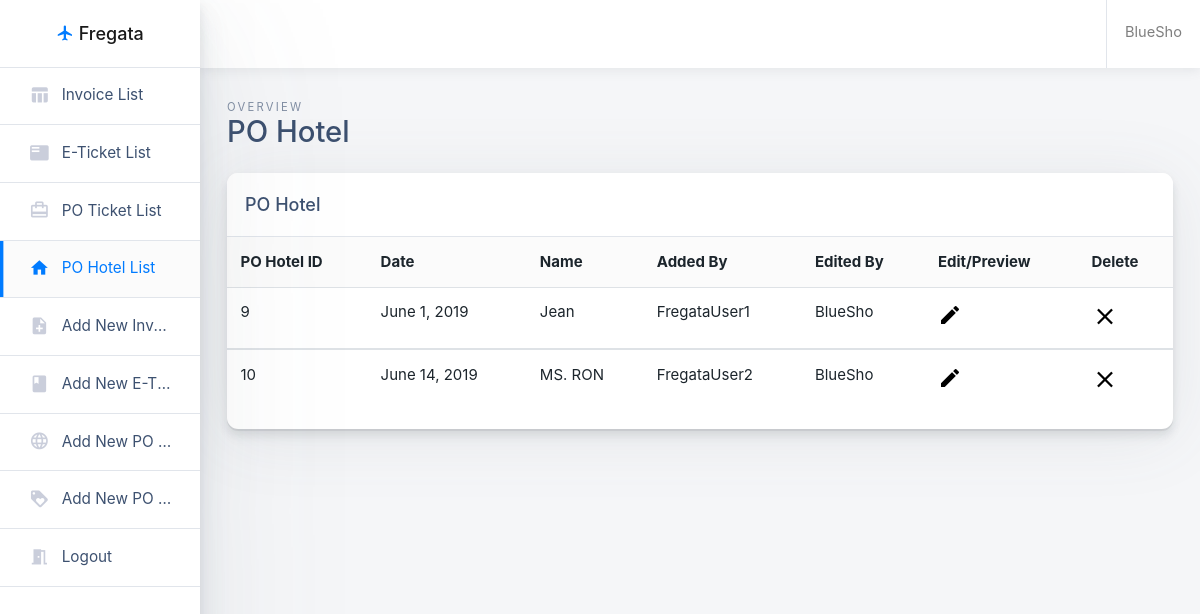
The page /POH.php (signed in) on the database its author committed.
### tables this page shows
CREATE TABLE `tbl_poh` (
  `poh_id` int(11) NOT NULL,
  `poh_date` text NOT NULL,
  `poh_name` text NOT NULL,
  `poh_addedby` varchar(50) NOT NULL,
  `poh_editedby` varchar(50) NOT NULL,
  `poh_html` longtext NOT NULL
);

### POH.php (the view, shortened to what this page needs)
<!doctype html>
<html class="no-js h-100" lang="en">
  <head>
    <link href="https://use.fontawesome.com/releases/v5.0.6/css/all.css" rel="stylesheet">
    <link rel="stylesheet" href="https://maxcdn.bootstrapcdn.com/bootstrap/4.0.0/css/bootstrap.min.css">
    <link rel="stylesheet" id="main-stylesheet" data-version="1.0.0" href="styles/shards-dashboards.1.0.0.min.css">
    <link rel="stylesheet" href="styles/extras.1.0.0.min.css">
    <link rel="stylesheet" href="styles/mainstyle.css">
  </head>
  <body class="h-100">
    <div class="container-fluid">
      <div class="row">
        <aside class="main-sidebar col-12 col-md-3 col-lg-2 px-0">
          <div class="main-navbar">
            <nav class="navbar align-items-stretch navbar-light bg-white flex-md-nowrap border-bottom p-0">
              <a class="navbar-brand w-100 mr-0" href="#" style="line-height: 25px;">
                <div class="d-table m-auto">
                  <i class="material-icons" style="color:#007bff;">
</i>
                  <span class="d-none d-md-inline ml-1">Fregata</span>
                </div>
              </a>
            </nav>
          </div>
          <div class="nav-wrapper">
            <ul class="nav flex-column">
              <li class="nav-item">
                <a class="nav-link" href="tables.php">
                  <i class="material-icons">table_chart</i>
                  <span>Invoice List</span>
                </a>
              </li>
              <li class="nav-item">
                <a class="nav-link" href="tablesTicket.php">
                  <i class="material-icons">featured_play_list</i>
                  <span>E-Ticket List</span>
                </a>
              </li>
							<li class="nav-item">
								<a class="nav-link" href="POT.php">
									<i class="material-icons">card_travel</i>
									<span>PO Ticket List</span>
								</a>
							</li>
							<li class="nav-item">
								<a class="nav-link active" href="POH.php">
									<i class="material-icons">home</i>
									<span>PO Hotel List</span>
								</a>
							</li>
							<li class="nav-item">
								<a class="nav-link " href="PDF.php">
									<i class="material-icons">note_add</i>
									<span>Add New Invoice</span>
								</a>
							</li>
							<li class="nav-item">
								<a class="nav-link" href="PDFTicket.php">
									<i class="material-icons">book</i>
									<span>Add New E-Ticket</span>
								</a>
							</li>
							<li class="nav-item">
								<a class="nav-link " href="PDF_POTicket.php">
									<i class="material-icons">language</i>
									<span>Add New PO Ticket</span>
								</a>
							</li>
							<li class="nav-item">
								<a class="nav-link" href="PDF_POHotel.php">
									<i class="material-icons">loyalty</i>
									<span>Add New PO Hotel</span>
								</a>
							</li>
							<li class="nav-item">
								<a class="nav-link " href="logout.php">
									<i class="material-icons">meeting_room</i>
									<span>Logout</span>
								</a>
							</li>
            </ul>
          </div>
        </aside>
        <main class="main-content col-lg-10 col-md-9 col-sm-12 p-0 offset-lg-2 offset-md-3">
          <div class="main-navbar sticky-top bg-white">
            <nav class="navbar align-items-stretch navbar-light flex-md-nowrap p-0">
              <form action="#" class="main-navbar__search w-100 d-none d-md-flex d-lg-flex">
                <div class="input-group input-group-seamless ml-3">
                  <div class="input-group-prepend">
                    <div class="input-group-text">
                    </div>
                  </div>
                   </div>
              </form>
              <ul class="navbar-nav border-left flex-row ">
                <li class="nav-item dropdown">
                  <a class="nav-link  text-nowrap px-3" data-toggle="dropdown" href="#" role="button" aria-haspopup="true" aria-expanded="false">
                    <span class="d-none d-md-inline-block"><?php echo $_SESSION['user']; ?></span>
                  </a>
                </li>
              </ul>
            </nav>
          </div>
          <div class="main-content-container container-fluid px-4">
            <div class="page-header row no-gutters py-4">
              <div class="col-12 col-sm-4 text-center text-sm-left mb-0">
                <span class="text-uppercase page-subtitle">Overview</span>
                <h3 class="page-title">PO Hotel</h3>
              </div>
            </div>
            <div class="row">
              <div class="col">
                <div class="card card-small mb-4">
                  <div class="card-header border-bottom">
                    <h6 class="m-0">PO Hotel</h6>
                  </div>
                  <div class="card-body p-0 pb-3 text-center">
                    <table class="table mb-0">
                      <thead class="bg-light">
                        <tr>
                          <th scope="col" class="border-0">PO Hotel ID</th>
                          <th scope="col" class="border-0">Date</th>
                          <th scope="col" class="border-0">Name</th>
													<th scope="col" class="border-0">Added By</th>
													<th scope="col" class="border-0">Edited By</th>
                          <th scope="col" class="border-0">Edit/Preview</th>
                          <th id = "clearTD" scope="col" class="border-0">Delete</th>
                        </tr>
                      </thead>
                      <?php
                      include "connection.php";
                      $sql = "SELECT * FROM tbl_poh";
                      $result = $conn ->query($sql);
                      while($row = $result->fetch_assoc()){
                      ?>
                      <tbody>
                        <tr>
                          <td> <?php echo $row['poh_id']?></td>
                          <td> <?php echo $row['poh_date']?></td>
                          <td> <?php echo $row['poh_name']?></td>
                          <td> <?php echo $row['poh_addedby']?></td>
                          <td> <?php echo $row['poh_editedby']?></td>
                          <td><a onclick="editData('<?php echo $row['poh_id'];?>')"><i style="font-size:160%;" class="material-icons  setColor">create</i></a></td>
                          <td><a id= "clearbtn" onclick= "deleteData('<?php echo $row['poh_id'];?>')"><i style="font-size:180%;" class="material-icons  setColor">clear</i></a></td>
                        </tr>
                      </tbody>
                    <?php } ?>
                    </table>
                  </div>
                </div>
              </div>
            </div>
    </div>
  </body>
</html>

### styles/mainstyle.css (style rules this page uses)
.fg-text, .fg-text--display, .fg-text--body, .fg-text--reverse, body, .fg-list--plain--vertical, .fg-list--plain--horizontal, .fg-nav--secondary .fg-nav__section, .fg-nav--secondary--horizontal .fg-nav__section, .fg-nav--tertiary .fg-nav__section, .fg-list, .fg-list--bulleted, .fg-list--numbered, .fg-list--alpha, .fg-list--icon, .fg-tag, .fg-input, .fg-input--prefixed, .fg-input--prefixed--wide, .fg-input--suffixed, .fg-input--suffixed--wide, .fg-textarea, .fg-input--signature::placeholder, .fg-checkbox .fg-form-field__label, .fg-radio .fg-form-field__label, .fg-toggle__label, .fg-datepicker__day, .fg-select__input, .fg-form-field__label, .fg-form-field__label--align-top, .fg-form-field__read-only, .fg-table, .fg-table--fixed-width, .fg-table--skeleton, .fg-table--plain, .fg-table--condensed, .fg-tooltip, .fg-tooltip--top, .fg-tooltip--left, .fg-tooltip--bottom, .fg-tooltip--right, .fg-modal, .fg-modal--danger, .fg-nav__menu--apps .fg-nav__menu__item__label, .fg-business-switcher__panel__header__title { font-family: -apple-system,BlinkMacSystemFont,"Segoe UI","Roboto","Oxygen","Ubuntu","Cantarell","Fira Sans","Droid Sans","Helvetica Neue",sans-serif; color: #1c252c; font-weight: 400; }
table { display: table; border-spacing: 2px; border-color: grey; }
tr { display: table-row; vertical-align: inherit; border-color: inherit; }
td, th { display: table-cell; vertical-align: inherit; }
tbody { display: table-row-group; vertical-align: middle; border-color: inherit; }
thead { display: table-header-group; vertical-align: middle; border-color: inherit; }
.setColor { color:#000; }
a:-webkit-any-link { cursor: pointer; }
.text-center { text-align: left!important; }

### rows shown on the page
tbl_poh: poh_id "9", poh_date "June 1, 2019", poh_name "Jean", poh_addedby "FregataUser1", poh_editedby "BlueSho"
tbl_poh: poh_id "10", poh_date "June 14, 2019", poh_name "MS. RON", poh_addedby "FregataUser2", poh_editedby "BlueSho"

### other values the page prints
$_SESSION['user'] "BlueSho"
